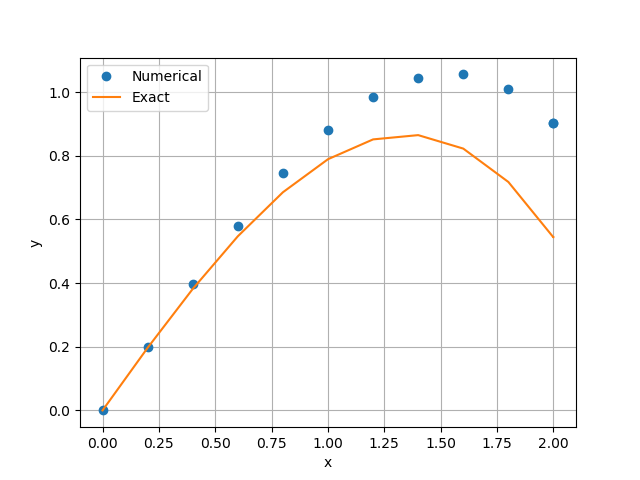

This figure's Python source:
import numpy as np

##  y'' = -0.1*y' - x,   y(0) = 0,   y'(0) = 1

##  Define the first orde equations. For ordef 2 we have two variables.
##  yvec = [y0 , y1 ],  where y0 = y,  y1 = y'
##  yvec'= [y0', y1'] = F(x, yvec)

##  Let's solve in a pedestrian manner starting from x = 0
##  Let's set h = 0.2

##  Solve for y0(0)
x = []; y0 = []; y1 = []
x.append(0);      y0.append(0);      y1.append(1)

y1p = lambda x,y0,y1:-0.1*y1 - x

h = 0.2

##  Let's evaluate at 0 + h
x.append(h)
y0.append( y0[0] + y1[0]*h )
y1.append( y1[0] + y1p(x[0],y0[0],y1[0])*h )

##  Let's caculate at 0 + 2h
x.append(2*h)
y0.append( y0[1] + y1[1]*h )
y1.append( y1[1] + y1p(x[1],y0[1],y1[1])*h )

print('  x      y0     y1')
print(np.transpose([x,y0,y1]))
print('\n-----------------------\n')
##
from euler import *
import matplotlib.pyplot as plt

def F(x,y):
    F = np.zeros(2)
    F[0] = y[1]
    F[1] = -0.1*y[1] - x
    return F

x = 0.0
xStop = 2.0
y = np.array([0.0, 1.0])
h = 0.2

# Call the integration routine    
X,Y = integrate(F,x,y,xStop,h)
yExact = 100.0*X - 5.0*X**2 + 990.0*(np.exp(-0.1*X) - 1.0)

from printSoln import *
freq = 2
printSoln(X,Y,freq)

# Plotting tool
plt.plot(X,Y[:,0],'o',X,yExact,'-')
plt.grid(True)
plt.xlabel('x'); plt.ylabel('y')
plt.legend(('Numerical','Exact'),loc=0)
plt.show()
